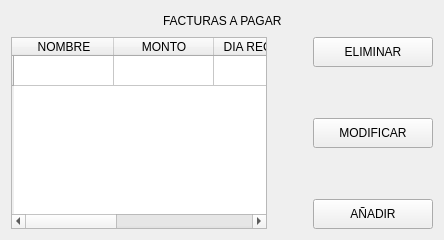
               <widget class="QWidget" name="deudas_page">
                <layout class="QVBoxLayout" name="verticalLayout_26">
                 <item>
                  <layout class="QHBoxLayout" name="horizontalLayout_26">
                   <item>
                    <spacer name="horizontalSpacer_35">
                     <property name="orientation">
                      <enum>Qt::Horizontal</enum>
                     </property>
                     <property name="sizeHint" stdset="0">
                      <size>
                       <width>40</width>
                       <height>20</height>
                      </size>
                     </property>
                    </spacer>
                   </item>
                   <item>
                    <widget class="QLabel" name="label_29">
                     <property name="text">
                      <string>FACTURAS A PAGAR</string>
                     </property>
                    </widget>
                   </item>
                   <item>
                    <spacer name="horizontalSpacer_36">
                     <property name="orientation">
                      <enum>Qt::Horizontal</enum>
                     </property>
                     <property name="sizeHint" stdset="0">
                      <size>
                       <width>40</width>
                       <height>20</height>
                      </size>
                     </property>
                    </spacer>
                   </item>
                  </layout>
                 </item>
                 <item>
                  <layout class="QHBoxLayout" name="horizontalLayout_25">
                   <item>
                    <widget class="QTableWidget" name="table_duda">
                     <row>
                      <property name="text">
                       <string/>
                      </property>
                     </row>
                     <column>
                      <property name="text">
                       <string>NOMBRE</string>
                      </property>
                     </column>
                     <column>
                      <property name="text">
                       <string>MONTO</string>
                      </property>
                     </column>
                     <column>
                      <property name="text">
                       <string>DIA RECIBIDO</string>
                      </property>
                     </column>
                     <column>
                      <property name="text">
                       <string>DIA DE COBRO</string>
                      </property>
                     </column>
                     <column>
                      <property name="text">
                       <string>DIA DE ATRASO</string>
                      </property>
                     </column>
                     <item row="0" column="4">
                      <property name="text">
                       <string/>
                      </property>
                      <property name="font">
                       <font>
                        <weight>75</weight>
                        <bold>true</bold>
                       </font>
                      </property>
                      <property name="background">
                       <brush brushstyle="Dense5Pattern">
                        <color alpha="255">
                         <red>185</red>
                         <green>0</green>
                         <blue>0</blue>
                        </color>
                       </brush>
                      </property>
                      <property name="flags">
                       <set>ItemIsSelectable|ItemIsDragEnabled|ItemIsDropEnabled|ItemIsUserCheckable|ItemIsEnabled</set>
                      </property>
                     </item>
                    </widget>
                   </item>
                   <item>
                    <spacer name="horizontalSpacer_34">
                     <property name="orientation">
                      <enum>Qt::Horizontal</enum>
                     </property>
                     <property name="sizeType">
                      <enum>QSizePolicy::Fixed</enum>
                     </property>
                     <property name="sizeHint" stdset="0">
                      <size>
                       <width>40</width>
                       <height>20</height>
                      </size>
                     </property>
                    </spacer>
                   </item>
                   <item>
                    <layout class="QVBoxLayout" name="verticalLayout_25">
                     <item>
                      <widget class="QPushButton" name="delete_deuda_btn_2">
                       <property name="minimumSize">
                        <size>
                         <width>120</width>
                         <height>30</height>
                        </size>
                       </property>
                       <property name="text">
                        <string>ELIMINAR</string>
                       </property>
                      </widget>
                     </item>
                     <item>
                      <spacer name="verticalSpacer_21">
                       <property name="orientation">
                        <enum>Qt::Vertical</enum>
                       </property>
                       <property name="sizeHint" stdset="0">
                        <size>
                         <width>20</width>
                         <height>40</height>
                        </size>
                       </property>
                      </spacer>
                     </item>
                     <item>
                      <widget class="QPushButton" name="edit_duda_btn_2">
                       <property name="minimumSize">
                        <size>
                         <width>120</width>
                         <height>30</height>
                        </size>
                       </property>
                       <property name="styleSheet">
                        <string notr="true">QPushButton:hover{
background-color: rgb(255, 85, 0);
color: rgb(0, 0, 0);
font: 77 10pt &quot;Arial Black&quot;;
}
</string>
                       </property>
                       <property name="text">
                        <string>MODIFICAR</string>
                       </property>
                      </widget>
                     </item>
                     <item>
                      <spacer name="verticalSpacer_22">
                       <property name="orientation">
                        <enum>Qt::Vertical</enum>
                       </property>
                       <property name="sizeHint" stdset="0">
                        <size>
                         <width>20</width>
                         <height>40</height>
                        </size>
                       </property>
                      </spacer>
                     </item>
                     <item>
                      <widget class="QPushButton" name="add_duda_btn">
                       <property name="minimumSize">
                        <size>
                         <width>120</width>
                         <height>30</height>
                        </size>
                       </property>
                       <property name="styleSheet">
                        <string notr="true">QPushButton:hover{
background-color: rgb(255, 27, 6);
color: rgb(0, 0, 0);
font: 77 10pt &quot;Arial Black&quot;;
}
</string>
                       </property>
                       <property name="text">
                        <string>AÑADIR</string>
                       </property>
                      </widget>
                     </item>
                    </layout>
                   </item>
                  </layout>
                 </item>
                </layout>
               </widget>
